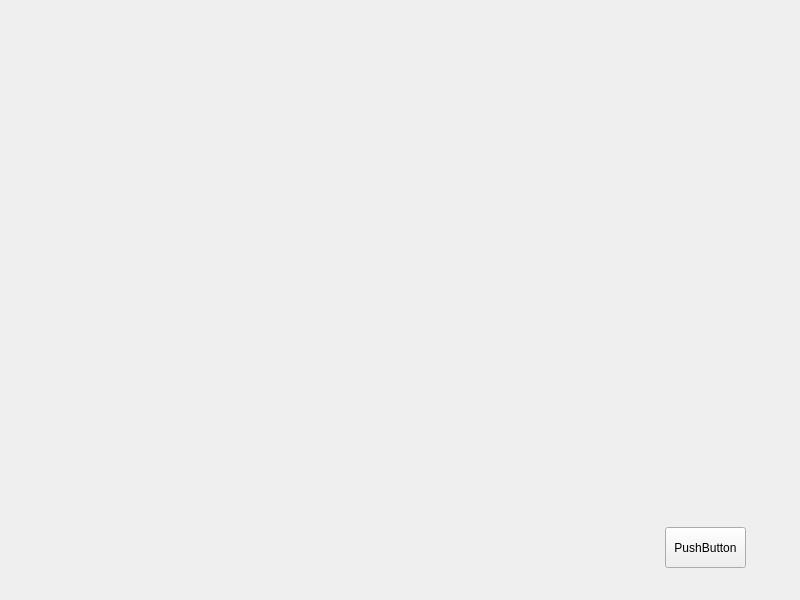
<?xml version="1.0" encoding="UTF-8"?>
<ui version="4.0">
 <class>Widget</class>
 <widget class="QWidget" name="Widget">
  <property name="geometry">
   <rect>
    <x>0</x>
    <y>0</y>
    <width>800</width>
    <height>600</height>
   </rect>
  </property>
  <property name="windowTitle">
   <string>Widget</string>
  </property>
  <widget class="QPushButton" name="pushButton">
   <property name="geometry">
    <rect>
     <x>665</x>
     <y>527</y>
     <width>81</width>
     <height>41</height>
    </rect>
   </property>
   <property name="text">
    <string>PushButton</string>
   </property>
  </widget>
 </widget>
 <resources/>
 <connections/>
</ui>
